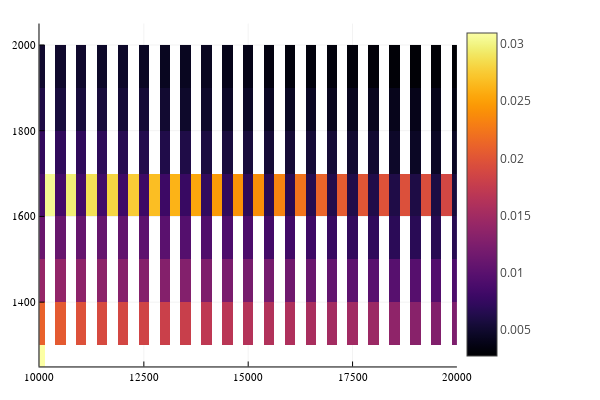

This figure's notebook cell:
### Code cell
# print(sort(df.skladka))
# plot(
#     PlotlyJS.heatmap(
#         x=df.nadwyzka,
#         y=df.skladka,
#         z=df.prawd_ruiny,
#     ),
#     Layout(xaxis_side="top")
# )

# using Plots

using Plots
# Plots.heatmap([1,2,3,1,2,3,1,2,3],[1,1,1,2,2,2,3,3,3],[1,1,1,1,1,1,1,1,1])

Plots.heatmap(
    df.nadwyzka,
    df.skladka,
    df.prawd_ruiny
)

# Pkg.installed()

### Figure 1 — Plotly figure (JSON) as saved in the notebook; plotly's stock layout.template omitted (floating-point values rounded to 4 significant figures; data arrays with more than 128 entries replaced by an {"elided": "..."} marker saying what was removed)
{"data": [{"colorbar": {"len": 0.9525, "title": "", "x": 0.7615, "y": 0.5139}, "colorscale": {"elided": "256x2 mixed values"}, "name": "y1", "showlegend": false, "showscale": true, "type": "heatmap", "x": {"elided": "169 int values"}, "xaxis": "x", "y": {"elided": "169 int values"}, "yaxis": "y", "z": {"elided": "168 float values"}, "zmax": 0.0309, "zmin": 0.0027}], "layout": {"annotations": [], "height": 400, "legend": {"bgcolor": "rgba(255, 255, 255, 1.000)", "bordercolor": "rgba(0, 0, 0, 1.000)", "borderwidth": 1, "font": {"color": "rgba(0, 0, 0, 1.000)", "family": "sans-serif", "size": 11}, "title": {"font": {"color": "rgba(0, 0, 0, 1.000)", "family": "sans-serif", "size": 15}, "text": ""}, "tracegroupgap": 0, "traceorder": "normal", "x": 1, "xanchor": "auto", "y": 1, "yanchor": "auto"}, "margin": {"b": 20, "l": 0, "r": 0, "t": 20}, "paper_bgcolor": "rgba(255, 255, 255, 1.000)", "plot_bgcolor": "rgba(255, 255, 255, 1.000)", "showlegend": true, "width": 600, "xaxis": {"anchor": "y", "domain": [0.06582, 0.7615], "gridcolor": "rgba(0, 0, 0, 0.100)", "gridwidth": 0.5, "linecolor": "rgba(0, 0, 0, 1.000)", "mirror": false, "range": [10000, 20000], "showgrid": true, "showline": true, "showticklabels": true, "tickangle": 0, "tickcolor": "rgb(0, 0, 0)", "tickfont": {"color": "rgba(0, 0, 0, 1.000)", "family": "sans-serif", "size": 11}, "tickmode": "array", "ticks": "inside", "ticktext": ["10000", "12500", "15000", "17500", "20000"], "tickvals": [10000, 12500, 15000, 17500, 20000], "title": "", "titlefont": {"color": "rgba(0, 0, 0, 1.000)", "family": "sans-serif", "size": 15}, "type": "-", "visible": true, "zeroline": false, "zerolinecolor": "rgba(0, 0, 0, 1.000)"}, "yaxis": {"anchor": "x", "domain": [0.03762, 0.9902], "gridcolor": "rgba(0, 0, 0, 0.100)", "gridwidth": 0.5, "linecolor": "rgba(0, 0, 0, 1.000)", "mirror": false, "range": [1250, 2050], "showgrid": true, "showline": true, "showticklabels": true, "tickangle": 0, "tickcolor": "rgb(0, 0, 0)", "tickfont": {"color": "rgba(0, 0, 0, 1.000)", "family": "sans-serif", "size": 11}, "tickmode": "array", "ticks": "inside", "ticktext": ["1400", "1600", "1800", "2000"], "tickvals": [1400, 1600, 1800, 2000], "title": "", "titlefont": {"color": "rgba(0, 0, 0, 1.000)", "family": "sans-serif", "size": 15}, "type": "-", "visible": true, "zeroline": false, "zerolinecolor": "rgba(0, 0, 0, 1.000)"}}}
